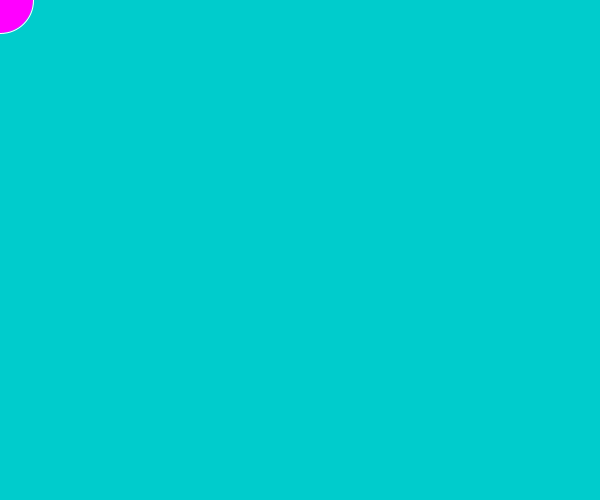
Frame 1 (no input)
Frame 60 (the mouse pressed at the canvas centre just before this capture): identical to frame 1, image omitted
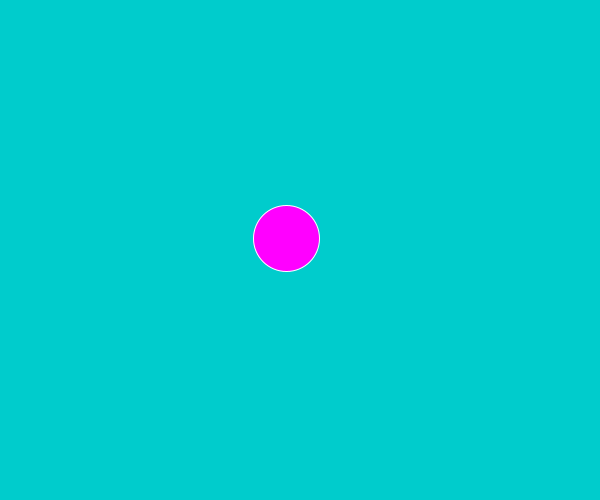
Frame 120 (the mouse held since frame 60 and released just before this capture)

The Processing sketch that drew these frames (run headless with seeded random() and noise(); from frame 60 on, the mouse is pressed at the canvas centre):

// Processing sketch: sketch_220613a_k1_3
// ── sketch_220613a_k1_3.pde
float x;
float y;
void setup() {
  size(600, 500); 
  noStroke();  
}
void draw() { 
  background(0,204,204);
  x = lerp(x, mouseX, 0.05);
  y = lerp(y, mouseY, 0.05);
  
  fill(255,0,255);
  stroke(255);
  ellipse(x, y, 66, 66);
}
